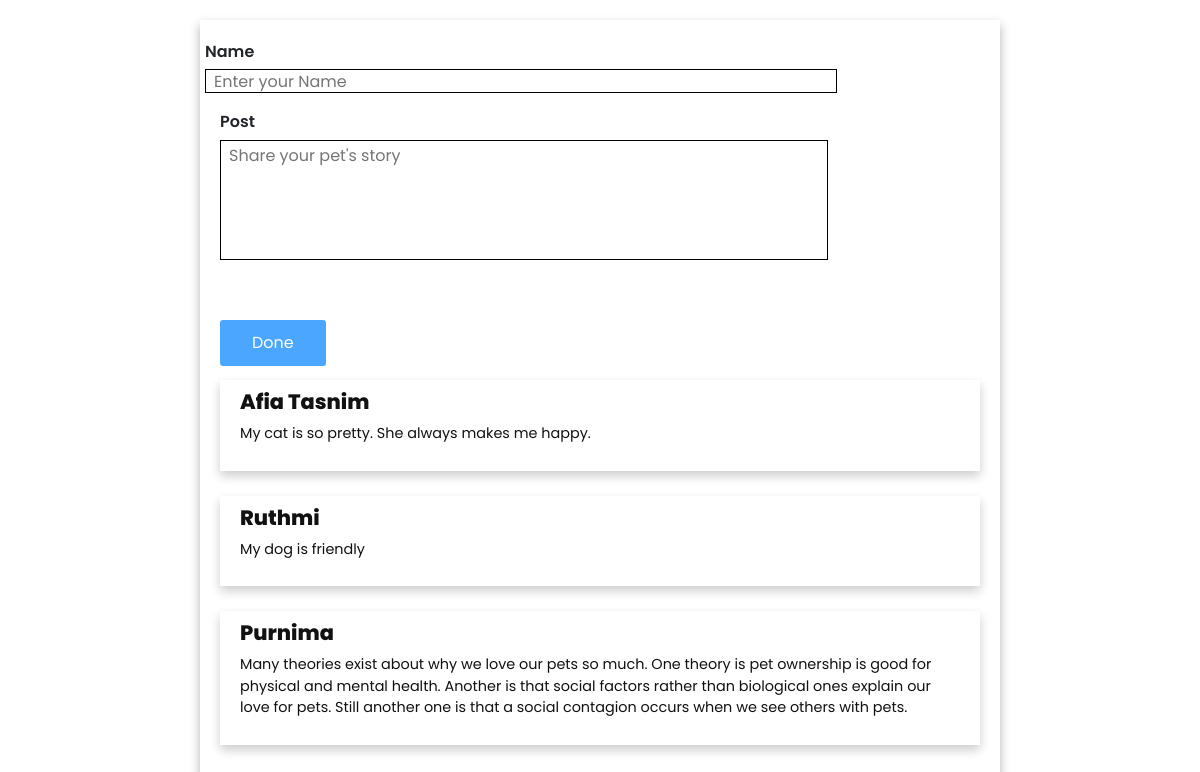
The app's page /storyshare.php with its own data.
### tables this page shows
CREATE TABLE `comments` (
  `id` int(11) NOT NULL,
  `name` varchar(255) NOT NULL,
  `comment` text NOT NULL
);

### storyshare.php (the view, shortened to what this page needs)
<!DOCTYPE html>
<html>
<head>
	 <link rel="stylesheet" href="https://cdn.jsdelivr.net/npm/bootstrap@4.6.1/dist/css/bootstrap.min.css">
         <link rel="stylesheet" type="text/css" href="st.css" />
</head>
<body>
	<div class="wrapper">
		<form action="" method="POST" class="form">
			<div class="row">
				<div class="input-group">
					<label for="name">Name</label>
					<input type="text" name="name" id="name" placeholder="Enter your Name" required>
				</div>
			</div>
			<div class="input-group textarea">
				<label for="comment">Post</label>
				<textarea id="comment" name="comment" placeholder="Share your pet's story" required></textarea>
			</div>
			<div class="input-group">
				<button name="submit" class="btn">Done</button>
			</div>
		</form>
		<div class="prev-comments">
			<?php
			$sql = "SELECT * FROM comments";
			$result = mysqli_query($conn, $sql);
			if (mysqli_num_rows($result) > 0) {
				while ($row = mysqli_fetch_assoc($result)) {
			?>
			<div class="single-item">
				<h4><?php echo $row['name']; ?></h4>
				<p><?php echo $row['comment']; ?></p>
			</div>
			<?php
				}
			}
			?>
		</div>
	</div>
</body>
</html>

### st.css (style rules this page uses)
* { margin: 0; padding: 0; box-sizing: border-box; font-family: 'Poppins', sans-serif; }
body { width: 100%; min-height: 90vh; display: flex; justify-content: center; align-items: center; flex-direction: column; background: #FFFFFF; }
.wrapper { padding: 20px; background: #FFF; box-shadow: 0 5px 10px rgba(0,0,0,0.3); width: 800px; min-height: 400px; margin: 20px 0; }
.wrapper .row { display: grid; grid-template-columns: repeat(auto-fit, minmax(280px, 1fr)); }
.wrapper .form .row .input-group { padding: 0 10px; display: block; }
.wrapper .form .row .input-group:first-child { padding-left: 0; }
.wrapper .form .row .input-group:last-child { padding-right: 0; }
.wrapper .form .input-group { width: 80%; height: 30px; margin-bottom: 40px; }
.wrapper .form .input-group label { font-weight: 600; margin-bottom: 5px; display: block; }
.wrapper .form .input-group .btn { margin: 20px 0; display: block; padding: .7rem 2rem; opacity: .8; color: #FFF; background: #1E90FF; border: none; outline: none; border-radius: 3px; cursor: pointer; font-size: 1rem; transition: .3s ease-in; }
.wrapper .form .input-group input, .wrapper .form .input-group textarea { width: 100%; height: 80%; border: 1px solid #000000; outline: none; padding: 3px 8px; }
.wrapper .form .input-group.textarea { height: 150px; }
.wrapper .form .input-group.textarea textarea { resize: none; }
.wrapper .prev-comments { margin-top: 50px; }
.wrapper .prev-comments .single-item { background: #FFF; box-shadow: 0 5px 10px rgba(0,0,0,0.2); padding: 10px 20px; text-align: left; margin-bottom: 25px; }
.wrapper .prev-comments .single-item h4 { font-size: 1.3rem; font-weight: 800; color: #111; }
.wrapper .prev-comments .single-item p { font-size: .9rem; color: #111; }

### records on screen
comments: name "Afia Tasnim", comment "My cat is so pretty. She always makes me happy."
comments: name "Ruthmi", comment "My dog is friendly"
comments: name "Purnima", comment "Many theories exist about why we love our pets so much. One theory is pet ownership is good for physical and mental health. Another is that social factors rather than biological ones explain our love for pets. Still another one is that a social contagion occurs when we see others with pets."
